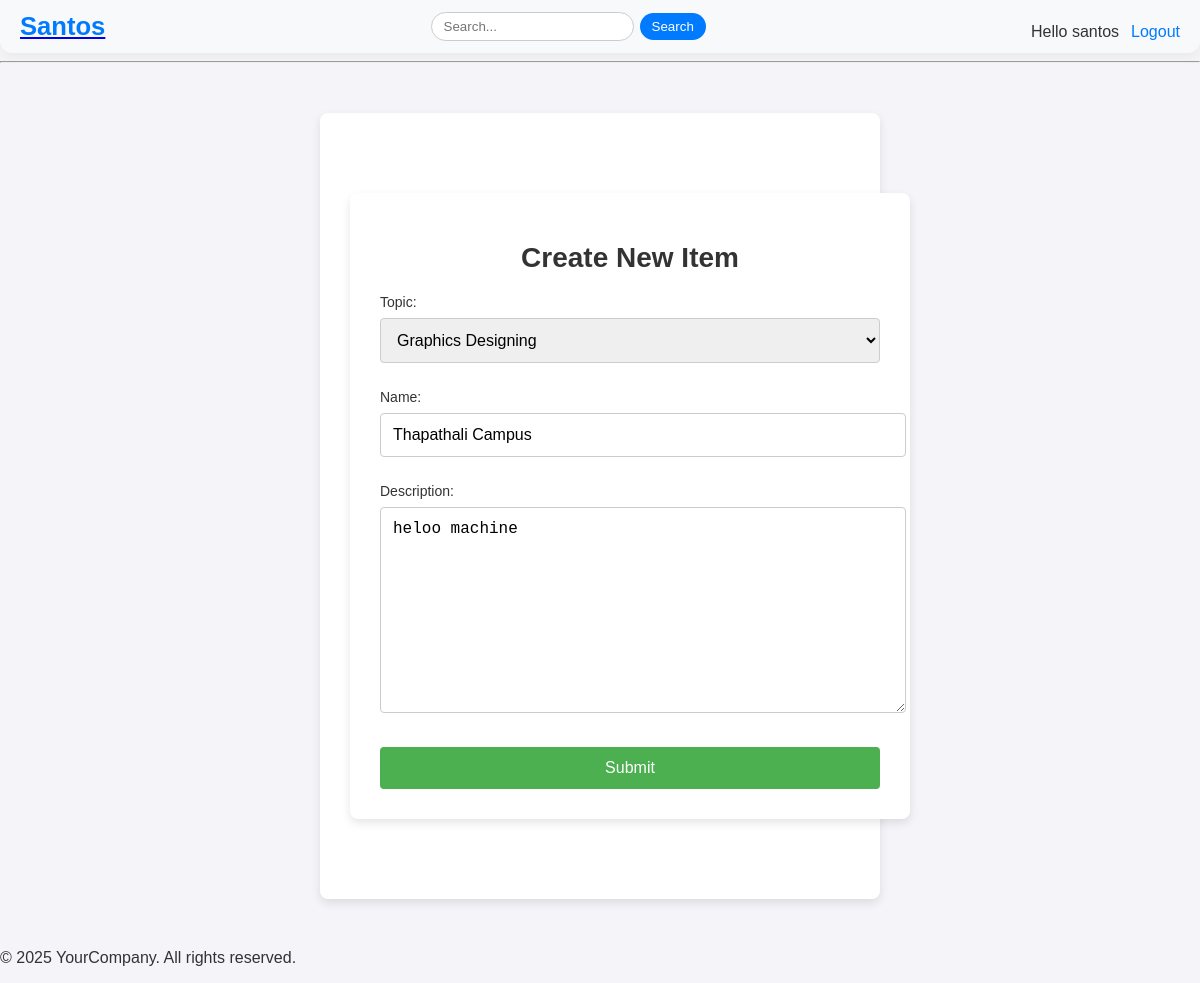
Page /update/19/ (signed in) on the committed database.
### man/models.py (models this page shows, shortened)
class Topic(models.Model):
    topic=models.CharField( max_length=50)
    def __str__(self):
        return self.topic

class Room(models.Model):
    host=models.ForeignKey(User, on_delete=models.CASCADE)
    topic=models.ForeignKey(Topic, on_delete=models.CASCADE)
    name=models.CharField( max_length=50)
    participants = models.ManyToManyField(User,related_name='participants',blank=True)
    description=models.TextField(blank=True,null=True)
    updated=models.DateTimeField(auto_now=True)
    created=models.DateTimeField( auto_now_add=True)
    class Meta:
        ordering = ['-updated','-created']

### man/views.py (the view)
# urls.py: path('update/<str:pk>/',views.update,name='update'),
@login_required(login_url='login_user')
def update(request, pk):
    try:
        room = Room.objects.get(id=int(pk))
    except Room.DoesNotExist:
        return HttpResponse('Room not found.')
    if request.user != room.host:
        messages.error(request, 'This is not your room, you are not allowed here!')
        return redirect('home')
    form = Form(instance=room)
    if request.method == 'POST':
        form = Form(request.POST, instance=room)
        if form.is_valid():
            form.save()
            return redirect('home')
    return render(request, 'create.html', {'form': form})

### man/forms.py
class Form(ModelForm):
    class Meta:
        model=Room
        fields='__all__'
        exclude=['host','participants']

### templates/create.html (shortened to what this page needs)
{% extends "base.html" %}
{% load static %}
{% block nothing %}<link rel="stylesheet" href="{% static 'styles/create.css' %}">{% endblock nothing %}
{% block body %}
<div class="container">
    <h1>Create New Item</h1>
    <form method="POST" action="">
        <div class="form-group">
            {{ form.as_p }}
        </div>
        <button type="submit" class="submit-btn">Submit</button>
    </form>
</div>
{% endblock body %}

### templates/nav.html
<nav class="navbar">
    <div class="nav-left">
      <a href="{% url 'home' %}" class="brand"><h1>Santos</h1></a>
    </div>
    <div class="nav-center">
      <form method="GET" action="" class="search-form">
        <input type="search" id="search" name="q" placeholder="Search..." />
        <button type="submit">Search</button>
      </form>
    </div>
    <div class="nav-right">
      {% if request.user.is_authenticated %}
        <p class="user-greet">Hello {{ request.user }}</p>
        <a href="{% url 'logout_user' %}" class="auth-link">Logout</a>
      {% else %}
        <a href="{% url 'login_user' %}" class="auth-link">Login</a>
      {% endif %}
    </div>
  </nav>
  <hr>

### static/styles/create.css (style rules this page uses)
body { background-color: #f4f4f9; font-family: 'Arial', sans-serif; color: #333; margin: 0; padding: 0; }
.container { width: 100%; max-width: 500px; margin: 50px auto; padding: 30px; background-color: #fff; border-radius: 8px; box-shadow: 0px 4px 10px rgba(0, 0, 0, 0.1); }
h1 { text-align: center; font-size: 28px; color: #333; margin-bottom: 20px; }
.form-group { margin-bottom: 20px; }
.form-group label { display: block; font-size: 14px; color: #333; margin-bottom: 8px; }
.form-group input, .form-group select, .form-group textarea { width: 100%; padding: 12px; font-size: 16px; border: 1px solid #ccc; border-radius: 4px; margin-bottom: 10px; }
button.submit-btn { width: 100%; padding: 12px; background-color: #4CAF50; color: #fff; border: none; border-radius: 4px; font-size: 16px; cursor: pointer; transition: background-color 0.3s ease; }

### rows in the picture
Topic: topic "Graphics Designing"
Room: name "Thapathali Campus", description "heloo machine"

### other values in the picture
{{ request.user }} "santos"
